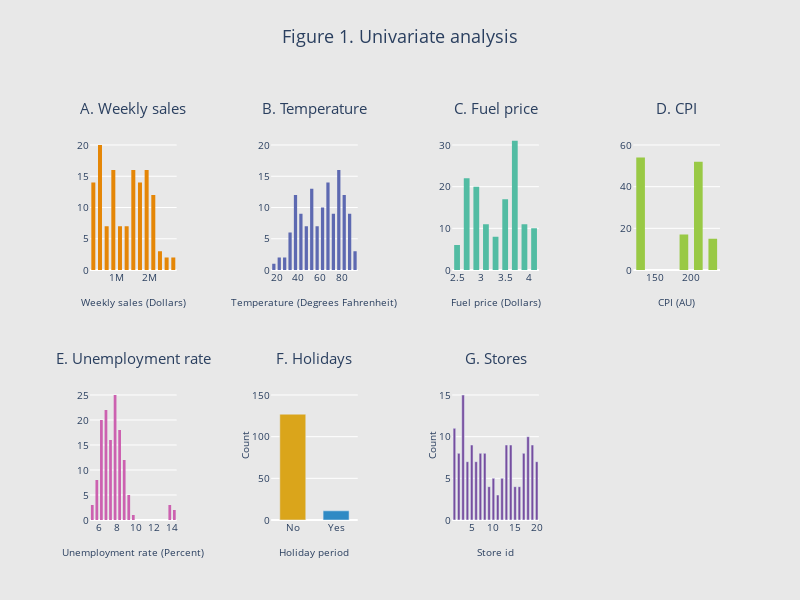

The notebook cell this image was saved under:
### Markdown cell above
### --- Exploratory data analysis ---

### Code cell
# exploratory data analysis - plot univariate analysis 

# set figure to make subplots
fig1 = make_subplots(
    rows = 2,
    cols = 4,
    subplot_titles = (
        "A. Weekly sales",
        "B. Temperature",
        "C. Fuel price",
        "D. CPI",
        "E. Unemployment rate",
        "F. Holidays",
        "G. Stores"),
    column_widths = [0.20, 0.20, 0.20, 0.20],
    horizontal_spacing = 0.15)

# plot distribution of each numeric variable
features_num = ["Weekly_Sales", "Temperature", "Fuel_Price", "CPI", "Unemployment"]
[fig1.add_trace(go.Histogram(
    x = data[features_num[i]],
    marker_color = px.colors.qualitative.Vivid[i]),
    row = 1, col = i+1) for i in [0, 1, 2, 3]]
[fig1.add_trace(go.Histogram(
    x = data[features_num[i]],
    marker_color = px.colors.qualitative.Vivid[i]),
    row = 2, col = i-3) for i in [4]]

# plot categorical variables
holidays = data["Holiday_Flag"].value_counts()
fig1.add_trace(go.Bar(
    x = ["No", "Yes"],
    y = holidays.values,
    marker_color = px.colors.qualitative.Vivid[6:]),
    row = 2, col = 2)
stores = data["Store"].value_counts()
fig1.add_trace(go.Bar(
    x = stores.index,
    y = stores.values,
    marker_color = px.colors.qualitative.Vivid[8]),
    row = 2, col = 3)

# update layout
fig1.update_annotations(font_size = 15)
fig1.update_xaxes(tickfont = dict(size = 10))
fig1.update_yaxes(tickfont = dict(size = 10))
fig1.update_layout(
        margin = dict(l = 90, t= 120),
        title_text = "Figure 1. Univariate analysis",
        title_x = 0.5,
        title_y = 0.95,
        title_font_size = 18,
        xaxis = dict(title = go.layout.xaxis.Title(text = "Weekly sales (Dollars)", font_size = 10)),
        xaxis2 = dict(title = go.layout.xaxis.Title(text = "Temperature (Degrees Fahrenheit)", font_size = 10)),
        xaxis3 = dict(title = go.layout.xaxis.Title(text = "Fuel price (Dollars)", font_size = 10)),
        xaxis4 = dict(title = go.layout.xaxis.Title(text = "CPI (AU)", font_size = 10)),
        xaxis5 = dict(title = go.layout.xaxis.Title(text = "Unemployment rate (Percent)", font_size = 10)),
        xaxis6 = dict(title = go.layout.xaxis.Title(text = "Holiday period", font_size = 10)),
        xaxis7 = dict(title = go.layout.xaxis.Title(text = "Store id", font_size = 10)),
        yaxis = dict(range = [0, 24], tickvals = [0, 5, 10, 15, 20]),
        yaxis2 = dict(range = [0, 24], tickvals = [0, 5, 10, 15, 20]),
        yaxis3 = dict(range = [0, 36], tickvals = [0, 10, 20, 30]),
        yaxis4 = dict(range = [0, 72], tickvals = [0, 20, 40, 60]),
        yaxis5 = dict(range = [0, 30], tickvals = [0, 5, 10, 15, 20, 25]),
        yaxis6 = dict(title = go.layout.yaxis.Title(text = "Count", font_size = 10, standoff = 0), 
            range = [0, 180], tickvals = [0, 50, 100, 150]),
        yaxis7 = dict(title = go.layout.yaxis.Title(text = "Count", font_size = 10, standoff = 0), 
            range = [0, 18], tickvals = [0, 5, 10, 15]),
        bargroupgap = 0.4,
        showlegend = False,
        plot_bgcolor = "rgba(0,0,0,0)",
        paper_bgcolor = "rgb(232,232,232)",
        width = 800,
        height = 600)

fig1.show()

### Figure 1 — Plotly figure (JSON) as saved in the notebook; plotly's stock layout.template omitted (floating-point values rounded to 4 significant figures; data arrays with more than 128 entries replaced by an {"elided": "..."} marker saying what was removed)
{"data": [{"marker": {"color": "rgb(229, 134, 6)"}, "type": "histogram", "x": {"elided": "150 float values"}, "xaxis": "x", "yaxis": "y"}, {"marker": {"color": "rgb(93, 105, 177)"}, "type": "histogram", "x": {"elided": "150 float values"}, "xaxis": "x2", "yaxis": "y2"}, {"marker": {"color": "rgb(82, 188, 163)"}, "type": "histogram", "x": {"elided": "150 float values"}, "xaxis": "x3", "yaxis": "y3"}, {"marker": {"color": "rgb(153, 201, 69)"}, "type": "histogram", "x": {"elided": "150 float values"}, "xaxis": "x4", "yaxis": "y4"}, {"marker": {"color": "rgb(204, 97, 176)"}, "type": "histogram", "x": {"elided": "150 float values"}, "xaxis": "x5", "yaxis": "y5"}, {"marker": {"color": ["rgb(218, 165, 27)", "rgb(47, 138, 196)", "rgb(118, 78, 159)", "rgb(237, 100, 90)", "rgb(165, 170, 153)"]}, "type": "bar", "x": ["No", "Yes"], "xaxis": "x6", "y": [127, 11], "yaxis": "y6"}, {"marker": {"color": "rgb(118, 78, 159)"}, "type": "bar", "x": [3, 1, 18, 19, 5, 14, 13, 7, 17, 2, 8, 6, 20, 4, 12, 10, 15, 16, 9, 11], "xaxis": "x7", "y": [15, 11, 10, 9, 9, 9, 9, 8, 8, 8, 8, 7, 7, 7, 5, 5, 4, 4, 4, 3], "yaxis": "y7"}], "layout": {"annotations": [{"font": {"size": 15}, "showarrow": false, "text": "A. Weekly sales", "x": 0.06875, "xanchor": "center", "xref": "paper", "y": 1, "yanchor": "bottom", "yref": "paper"}, {"font": {"size": 15}, "showarrow": false, "text": "B. Temperature", "x": 0.3562, "xanchor": "center", "xref": "paper", "y": 1, "yanchor": "bottom", "yref": "paper"}, {"font": {"size": 15}, "showarrow": false, "text": "C. Fuel price", "x": 0.6437, "xanchor": "center", "xref": "paper", "y": 1, "yanchor": "bottom", "yref": "paper"}, {"font": {"size": 15}, "showarrow": false, "text": "D. CPI", "x": 0.9313, "xanchor": "center", "xref": "paper", "y": 1, "yanchor": "bottom", "yref": "paper"}, {"font": {"size": 15}, "showarrow": false, "text": "E. Unemployment rate", "x": 0.06875, "xanchor": "center", "xref": "paper", "y": 0.375, "yanchor": "bottom", "yref": "paper"}, {"font": {"size": 15}, "showarrow": false, "text": "F. Holidays", "x": 0.3562, "xanchor": "center", "xref": "paper", "y": 0.375, "yanchor": "bottom", "yref": "paper"}, {"font": {"size": 15}, "showarrow": false, "text": "G. Stores", "x": 0.6437, "xanchor": "center", "xref": "paper", "y": 0.375, "yanchor": "bottom", "yref": "paper"}], "bargroupgap": 0.4, "height": 600, "margin": {"l": 90, "t": 120}, "paper_bgcolor": "rgb(232,232,232)", "plot_bgcolor": "rgba(0,0,0,0)", "showlegend": false, "title": {"font": {"size": 18}, "text": "Figure 1. Univariate analysis", "x": 0.5, "y": 0.95}, "width": 800, "xaxis": {"anchor": "y", "domain": [0, 0.1375], "tickfont": {"size": 10}, "title": {"font": {"size": 10}, "text": "Weekly sales (Dollars)"}}, "xaxis2": {"anchor": "y2", "domain": [0.2875, 0.425], "tickfont": {"size": 10}, "title": {"font": {"size": 10}, "text": "Temperature (Degrees Fahrenheit)"}}, "xaxis3": {"anchor": "y3", "domain": [0.575, 0.7125], "tickfont": {"size": 10}, "title": {"font": {"size": 10}, "text": "Fuel price (Dollars)"}}, "xaxis4": {"anchor": "y4", "domain": [0.8625, 1], "tickfont": {"size": 10}, "title": {"font": {"size": 10}, "text": "CPI (AU)"}}, "xaxis5": {"anchor": "y5", "domain": [0, 0.1375], "tickfont": {"size": 10}, "title": {"font": {"size": 10}, "text": "Unemployment rate (Percent)"}}, "xaxis6": {"anchor": "y6", "domain": [0.2875, 0.425], "tickfont": {"size": 10}, "title": {"font": {"size": 10}, "text": "Holiday period"}}, "xaxis7": {"anchor": "y7", "domain": [0.575, 0.7125], "tickfont": {"size": 10}, "title": {"font": {"size": 10}, "text": "Store id"}}, "xaxis8": {"anchor": "y8", "domain": [0.8625, 1], "tickfont": {"size": 10}}, "yaxis": {"anchor": "x", "domain": [0.625, 1], "range": [0, 24], "tickfont": {"size": 10}, "tickvals": [0, 5, 10, 15, 20]}, "yaxis2": {"anchor": "x2", "domain": [0.625, 1], "range": [0, 24], "tickfont": {"size": 10}, "tickvals": [0, 5, 10, 15, 20]}, "yaxis3": {"anchor": "x3", "domain": [0.625, 1], "range": [0, 36], "tickfont": {"size": 10}, "tickvals": [0, 10, 20, 30]}, "yaxis4": {"anchor": "x4", "domain": [0.625, 1], "range": [0, 72], "tickfont": {"size": 10}, "tickvals": [0, 20, 40, 60]}, "yaxis5": {"anchor": "x5", "domain": [0, 0.375], "range": [0, 30], "tickfont": {"size": 10}, "tickvals": [0, 5, 10, 15, 20, 25]}, "yaxis6": {"anchor": "x6", "domain": [0, 0.375], "range": [0, 180], "tickfont": {"size": 10}, "tickvals": [0, 50, 100, 150], "title": {"font": {"size": 10}, "standoff": 0, "text": "Count"}}, "yaxis7": {"anchor": "x7", "domain": [0, 0.375], "range": [0, 18], "tickfont": {"size": 10}, "tickvals": [0, 5, 10, 15], "title": {"font": {"size": 10}, "standoff": 0, "text": "Count"}}, "yaxis8": {"anchor": "x8", "domain": [0, 0.375], "tickfont": {"size": 10}}}}
